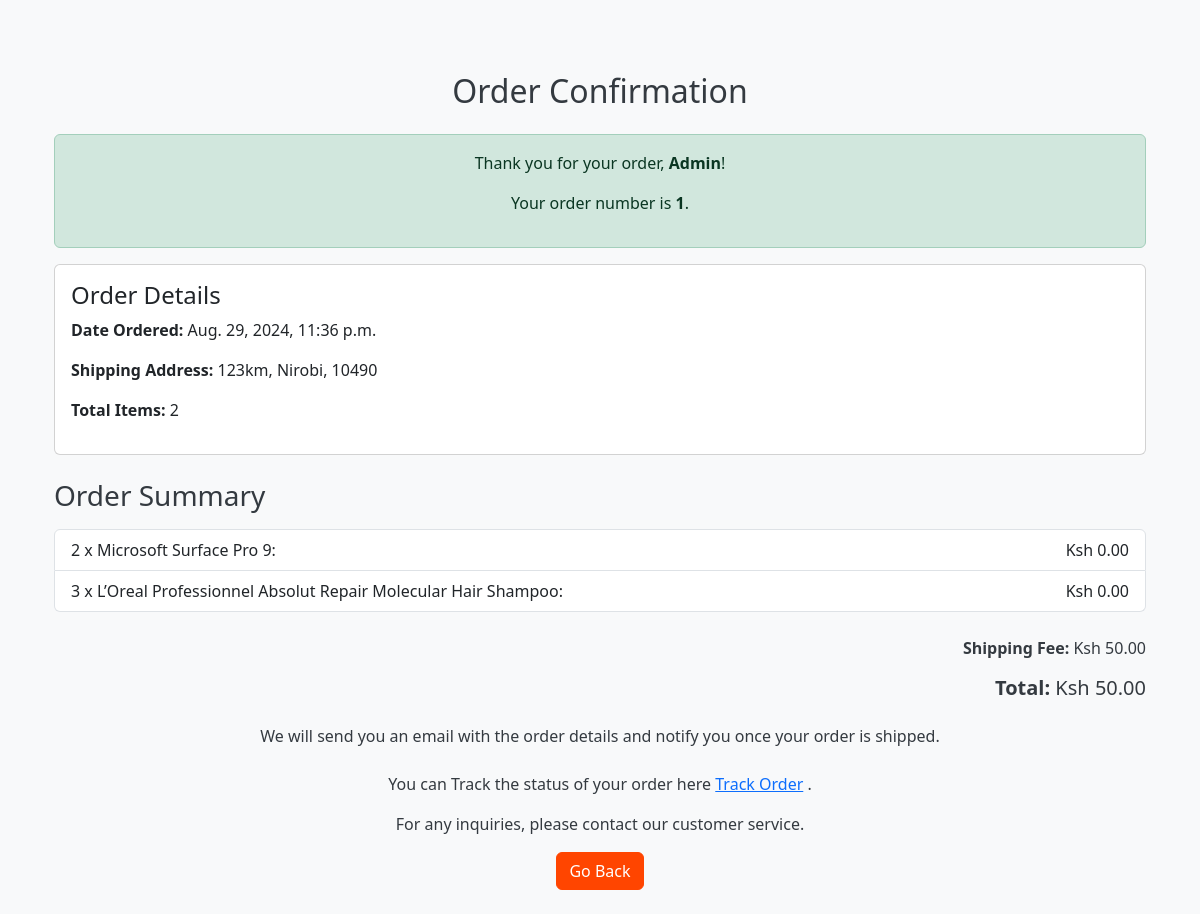
/order_confirmation/1/ (signed in), run on the app's committed database.
### myapp/models.py (models this page shows, shortened)
class Order(models.Model):
    STATUS_CHOICES = [
        ('pending', 'Pending'),
        ('processed', 'Processed'),
        ('shipped', 'Shipped'),
        ('delivered', 'Delivered'),
        ('canceled', 'Canceled'),
    ]  # Choices for order status
    user = models.ForeignKey(User, on_delete=models.CASCADE)  # Link to the user who placed the order; if the user is deleted, the order is also deleted
    total = models.DecimalField(max_digits=10, decimal_places=2)  # Total amount for the order; up to 10 digits with 2 decimal places
    address = models.CharField(max_length=255)  # Delivery address; limited to 255 characters
    city = models.CharField(max_length=100)  # City of delivery; limited to 100 characters
    postal_code = models.CharField(max_length=20)  # Postal code for the delivery; limited to 20 characters
    created_at = models.DateTimeField(auto_now_add=True)  # Automatically set the timestamp when the order is created
    shipping_fee = models.DecimalField(max_digits=10, decimal_places=2, default=0.00)  # Shipping fee; up to 10 digits with 2 decimal places; default is 0.00
    status = models.CharField(max_length=20, choices=STATUS_CHOICES, default='pending')  # Status of the order, default is 'pending'

class OrderItem(models.Model):
    order = models.ForeignKey(Order, related_name='items', on_delete=models.CASCADE)  # Link to the order this item belongs to; if the order is deleted, this item is also deleted
    product = models.ForeignKey(Product, on_delete=models.CASCADE)  # The product this item represents; if the product is deleted, this item is also deleted
    quantity = models.PositiveIntegerField()  # Quantity of the product ordered
    price = models.DecimalField(
        max_digits=12,
        decimal_places=2,
        default=0,
        validators=[MinValueValidator(0)]
    )  # Price of the product in the order; up to 12 digits with 2 decimal places; default is 0 and must be non-negative
    @property
    def total_price(self):
        return self.quantity * self.price  # Multiplies the quantity by the price to get the total price

class Product(models.Model):
    name = models.CharField(max_length=255)  # The name of the product, with a maximum length of 255 characters
    price = models.DecimalField(
        max_digits=12, decimal_places=2, default=0, validators=[MinValueValidator(0)]
    )  # The price of the product, with up to 12 digits, including 2 decimal places; default is 0 and must be non-negative
    image = models.ImageField(upload_to='products_images/', blank=True)  # Optional image of the product; if provided, stored in 'products_images/' directory
    description = models.TextField(blank=True, null=True)  # Optional text description of the product; can be left blank or set to null
    rating = models.DecimalField(
        max_digits=4, decimal_places=2, default=0, validators=[MinValueValidator(0)]
    )  # The rating of the product, with up to 4 digits, including 2 decimal places; default is 0 and must be non-negative
    reviews = models.CharField(max_length=255)  # Product reviews, limited to 255 characters

### myapp/views.py (the view)
# urls.py: path('order_confirmation/<int:order_id>/', views.order_confirmation_view, name='order_confirmation'),
@login_required
def order_confirmation_view(request, order_id):
    order = get_object_or_404(Order, id=order_id, user=request.user)
    order_items = order.items.all()
    total_price = sum(item.price for item in order_items)  # Item price includes quantity
    shipping_fee =  calculate_shipping_fee(total_price)
    final_total = total_price + shipping_fee
    context = {
        'order': order,
        'order_items': order_items,
        'shipping_fee': shipping_fee,
        'total_price': final_total,
    }
    return render(request, 'order_confirmation.html', context)

### myapp/views.py (called while the page is built)
def calculate_shipping_fee(total_price):
    if total_price is None:
        return 0  # Return default fee if no price is provided
    if total_price <= 1000:
        return 50  # Return shipping fee for orders up to 1000
    elif total_price <= 5000:
        return 100  # Return shipping fee for orders between 1001 and 5000
    else:
        return 150  # Return shipping fee for orders above 5000

### templates/order_confirmation.html (shortened to what this page needs)
{% extends "base.html" %}
{% block content %}
<div class="container mt-5">
    <h2 class="text-center mb-4">Order Confirmation</h2>
    <div class="alert alert-success text-center" role="alert">
        <p>Thank you for your order, <strong>{{ order.user.username }}</strong>!</p>
        <p>Your order number is <strong> {{ order.id }}</strong>.</p>
    </div>
    <div class="card no-scale mb-4">
        <div class="card-body ">
            <h4 class="card-title">Order Details</h4>
            <p><strong>Date Ordered:</strong> {{ order.created_at }}</p>
            <p><strong>Shipping Address:</strong> {{ order.address }}, {{ order.city }}, {{ order.postal_code }}</p>
            <p><strong>Total Items:</strong> {{ order_items|length }}</p>
        </div>
    </div>
    <h3 class="mb-3">Order Summary</h3>
    <ul class="list-group mb-4">
        {% for item in order_items %}
        <li class="list-group-item d-flex justify-content-between align-items-center">
            {{ item.quantity }} x {{ item.product.name }}:
            <span>Ksh {{ item.total_price|floatformat:2 }}</span>
        </li>
        {% endfor %}
    </ul>
    <div class="text-end">
        <p><strong>Shipping Fee:</strong> Ksh {{ shipping_fee|floatformat:2 }}</p>
        <h5><strong>Total:</strong> Ksh {{ total_price|floatformat:2 }}</h5>
    </div>
    <p class="mt-4 text-center">We will send you an email with the order details and notify you once your order is shipped.</p>
    <p class="mt-4 text-center">You can Track the status of your order here <a href="{% url 'track_order' %}">Track Order</a> .</p>
    <p class="text-center">For any inquiries, please contact our customer service.</p>
    <div class="text-center">
        <a href="{% url 'index' %}" class="btn btn-primary">Go Back</a>
    </div>
</div>
{% endblock %}

### static/css/styles.css (style rules this page uses)
body { background-color: #f8f9fa; color: #343a40; }
.btn-primary { background-color: #FF4500 !important; border-color: #FF4500 !important; }

### data on the page
Order: user.username "Admin", id "1", created_at "Aug. 29, 2024, 11:36 p.m.", address "123km", city "Nirobi", postal_code "10490"
OrderItem: quantity "2", product.name "Microsoft Surface Pro 9", total_price "0.00"
OrderItem: quantity "3", product.name "L’Oreal Professionnel Absolut Repair Molecular Hair Shampoo", total_price "0.00"

### other printed values
{{ order_items|length }} "2"
{{ shipping_fee|floatformat:2 }} "50.00"
{{ total_price|floatformat:2 }} "50.00"
